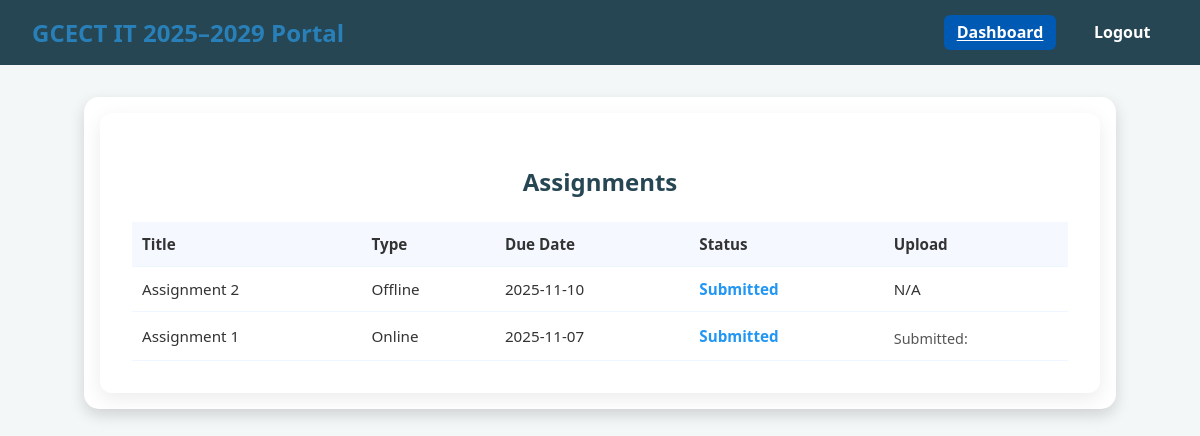
The page /assignments_view (signed in) on the database its author committed.
### models.py (models this page shows, shortened)
class Assignment(db.Model):
    id = db.Column(db.Integer, primary_key=True)
    title = db.Column(db.String(200), nullable=False)
    subject_id = db.Column(db.Integer, db.ForeignKey('subject.id'), nullable=False)
    professor_id = db.Column(db.Integer, db.ForeignKey('professor.id'), nullable=False)
    due_date = db.Column(db.Date, nullable=False)
    assignment_type = db.Column(db.String(20), nullable=False)  # 'Online' or 'Offline'
    document = db.Column(db.String(200), nullable=True)
    created_at = db.Column(db.DateTime, default=datetime.utcnow)
    subject = db.relationship('Subject', back_populates='assignments')
    professor = db.relationship('Professor', back_populates='assignments')
    submissions = db.relationship('AssignmentSubmission', back_populates='assignment', cascade='all, delete-orphan')

class AssignmentSubmission(db.Model):
    id = db.Column(db.Integer, primary_key=True)
    assignment_id = db.Column(db.Integer, db.ForeignKey('assignment.id'), nullable=False)
    student_id = db.Column(db.Integer, db.ForeignKey('student.id'), nullable=False)
    status = db.Column(db.String(20), nullable=False, default='Pending')  # 'Pending', 'Submitted', 'Completed', 'Missed'
    submission_file = db.Column(db.String(200), nullable=True)
    submitted_at = db.Column(db.DateTime, nullable=True)
    assignment = db.relationship('Assignment', back_populates='submissions')
    student = db.relationship('Student', back_populates='submissions')

### app.py (the view)
@app.route('/assignments_view')
def assignments_view():
    student = get_current_student()
    if not student:
        flash("Please login as a student.", "warning")
        return redirect(url_for('login_student'))
    assignments = Assignment.query.order_by(Assignment.due_date.desc()).all()
    submissions = {sub.assignment_id: sub for sub in AssignmentSubmission.query.filter_by(student_id=student.id).all()}
    return render_template('assignments_view.html', assignments=assignments, submissions=submissions, student=student, today=date.today())

### app.py (called while the page is built)
def get_current_student():
    roll = session.get('student_roll')
    if not roll:
        return None
    return Student.query.filter_by(roll=roll).first()

### templates/assignments_view.html (shortened to what this page needs)
<!DOCTYPE html>
<html lang="en">
<head>
  <link rel="stylesheet" href="{{ url_for('static', filename='css/style.css') }}">
</head>
<body>
<header class="navbar">
  <h1>GCECT IT 2025–2029 Portal</h1>
  <nav>
      <a href="{{ url_for('dashboard_student') }}" class="active">Dashboard</a>
      <a href="{{ url_for('logout') }}">Logout</a>
  </nav>
</header>
<div class="container">
  <div class="card">
    <h2>Assignments</h2>
    {% if assignments %}
      <table>
        <thead>
          <tr>
            <th>Title</th>
            <th>Type</th>
            <th>Due Date</th>
            <th>Status</th>
            <th>Upload</th>
          </tr>
        </thead>
        <tbody>
          {% for a in assignments %}
            {% set sub = submissions.get(a.id) %}
            {% set status = sub.status if sub else 'Pending' %}
            <tr>
              <td>{{ a.title }}</td>
              <td>{{ a.assignment_type|capitalize }}</td>
              <td>{{ a.due_date }}</td>
              <td class="status-{{ status|lower }}">{{ status|capitalize }}</td>
              <td>
                {% if a.assignment_type=='Online' %}
                  {% if status=='Pending' %}
                    <form method="post" enctype="multipart/form-data" action="{{ url_for('upload_assignment', assignment_id=a.id) }}">
                      <input type="file" name="file" required>
                      <button type="submit" class="btn-upload">Upload</button>
                    </form>
                  {% else %}
                    <span class="uploaded-file">Submitted: {{ sub.filename if sub else '' }}</span>
                  {% endif %}
                {% else %}
                  N/A
                {% endif %}
              </td>
            </tr>
          {% endfor %}
        </tbody>
      </table>
    {% else %}
      <p>No assignments available.</p>
    {% endif %}
  </div>
</div>
</body>
</html>

### static/css/style.css (style rules this page uses)
body { font-family: "Poppins", sans-serif; margin: 0; background: linear-gradient(135deg, #6dd5fa, #2980b9); color: #333; }
a { color: #0047b3; text-decoration: none; font-weight: 600; }
.container, .login-container { max-width: 400px; margin: 60px auto; background: #fff; padding: 30px; border-radius: 15px; box-shadow: 0 6px 15px rgba(0,0,0,0.15); }
h1, h2 { text-align: center; color: #2980b9; margin-bottom: 1.5rem; }
.navbar { background-color: #003366; color: white; padding: 1rem 2rem; display: flex; justify-content: space-between; align-items: center; flex-wrap: wrap; }
.navbar a { color: #ffffff !important; margin: 0.3rem; padding: 0.4rem 0.8rem; border-radius: 6px; transition: background-color 0.3s ease, color 0.3s ease; }
.navbar a.active { background-color: #0059b3; }

### templates/assignments_view.html (style rules this page uses)
body { font-family: 'Segoe UI', Tahoma, Geneva, Verdana, sans-serif; background: #f4f7f8; margin: 0; padding: 0; }
header.navbar { background: #264653; color: #fff; padding: 1rem 2rem; display: flex; justify-content: space-between; align-items: center; }
header.navbar h1 { margin: 0; font-size: 1.5rem; }
header.navbar nav a { color: #fff; margin-left: 1rem; text-decoration: none; font-weight: bold; }
header.navbar nav a.active { text-decoration: underline; }
.container { max-width: 1000px; margin: 2rem auto; padding: 1rem; }
.card { background: #fff; padding: 2rem; border-radius: 12px; box-shadow: 0 6px 20px rgba(0,0,0,0.08); }
h2 { color: #264653; margin-bottom: 1.5rem; }
table { width: 100%; border-collapse: collapse; margin-top: 1rem; font-size: 0.95rem; }
th, td { padding: 12px 10px; border-bottom: 1px solid #eef6ff; text-align: left; }
th { background: #f5f8ff; font-weight: 600; }
.status-submitted { color: #2196f3; font-weight: 600; }
.uploaded-file { display: block; margin-top: 0.3rem; font-size: 0.9rem; color: #555; }

### rows shown on the page
Assignment: title "Assignment 2", assignment_type "Offline", due_date "2025-11-10", shows "N/A"
AssignmentSubmission: status "Submitted"
Assignment: title "Assignment 1", assignment_type "Online", due_date "2025-11-07"
AssignmentSubmission: status "Submitted"
